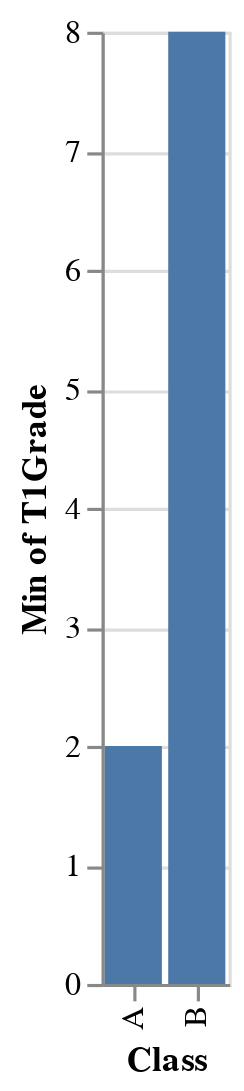

Source (notebook cell):
### Code cell
alt.Chart(df).mark_bar().encode(
    x='Class:N',
    y='min(T1Grade)'
)

# This will create a new column, but you don't get to control the name this way.
# It will be something like min_T1Grade. This is faster for simple aggregation
# but you have more control with the original (e.g., aggregating on multive variables)

### Figure 1 — Vega-Lite specification as saved in the notebook (floating-point values rounded to 4 significant figures)
{"config": {"view": {"continuousWidth": 400, "continuousHeight": 300}}, "data": {"name": "data-41a8cbf56aa3fb375b671fa081fb1b84"}, "mark": "bar", "encoding": {"x": {"field": "Class", "type": "nominal"}, "y": {"aggregate": "min", "field": "T1Grade", "type": "quantitative"}}, "$schema": "https://vega.github.io/schema/vega-lite/v4.17.0.json", "datasets": {"data-41a8cbf56aa3fb375b671fa081fb1b84": [{"Student": "AV", "Class": "A", "T1Grade": 9, "T2Grade": 5}, {"Student": "SD", "Class": "B", "T1Grade": 10, "T2Grade": 4}, {"Student": "ES", "Class": "A", "T1Grade": 2, "T2Grade": 3}, {"Student": "MB", "Class": "A", "T1Grade": 7, "T2Grade": 5}, {"Student": "RR", "Class": "B", "T1Grade": 8, "T2Grade": 6}, {"Student": "YY", "Class": "B", "T1Grade": 9, "T2Grade": 7}, {"Student": "LA", "Class": "A", "T1Grade": 9, "T2Grade": 8}]}}
